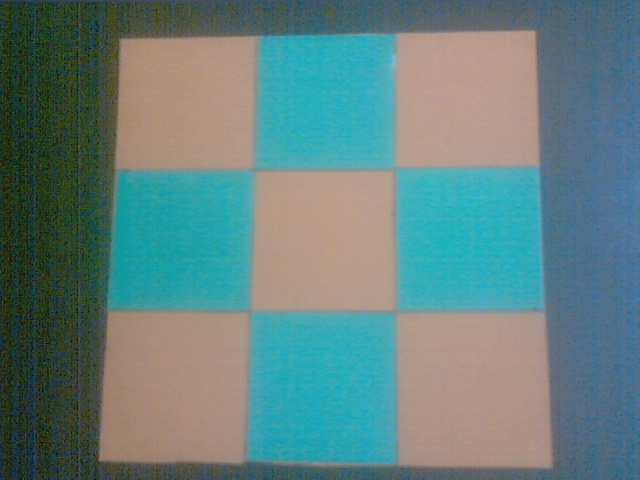
#> input picture filename (copy).jpg, 640 x 480 px
$ python finding_edges.py 'filename (copy).jpg'
#> lines starting #> are read from the running program, lines starting #| are printed output that depends on the picture; after the words box and inside, x2 and y2 are one past the last pixel; in counts of white or black regions, pixels touching at a corner belong together
'''
	Program to find edges in a given image
'''

import cv2
import numpy as np
import sys
from matplotlib import pyplot as plt

img = cv2.imread(sys.argv[1])
#> img is the input picture: shape (480, 640, 3); mean B, G, R 126.7, 128.8, 98.4
edges = cv2.Canny(img,100,200)
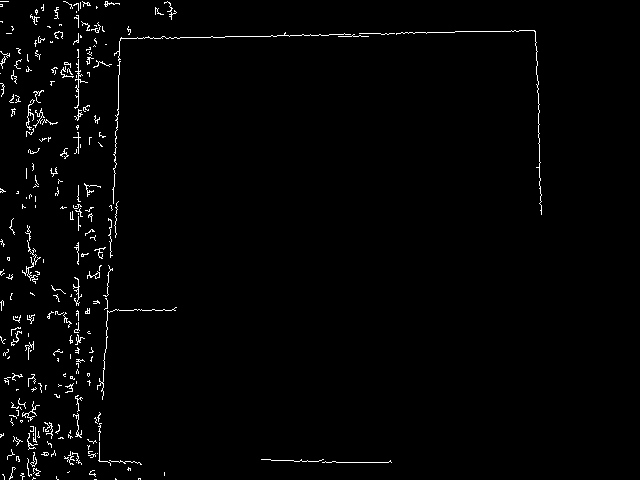
#> edges: shape (480, 640); 1.7% white in thin lines or dots, all inside (x1, y1, x2, y2) = (0, 1, 542, 480)

plt.subplot(121),plt.imshow(img,cmap = 'gray')
plt.title('Original Image'), plt.xticks([]), plt.yticks([])
plt.subplot(122),plt.imshow(edges,cmap = 'gray')
plt.title('Edge Image'), plt.xticks([]), plt.yticks([])

plt.show()
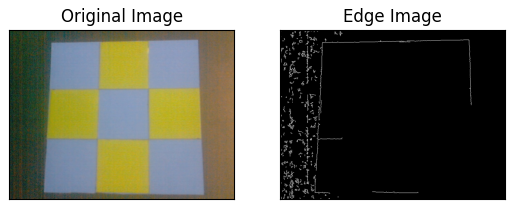
#> figure drawn by matplotlib, 2 panels; B, G, R data is drawn as R, G, B
